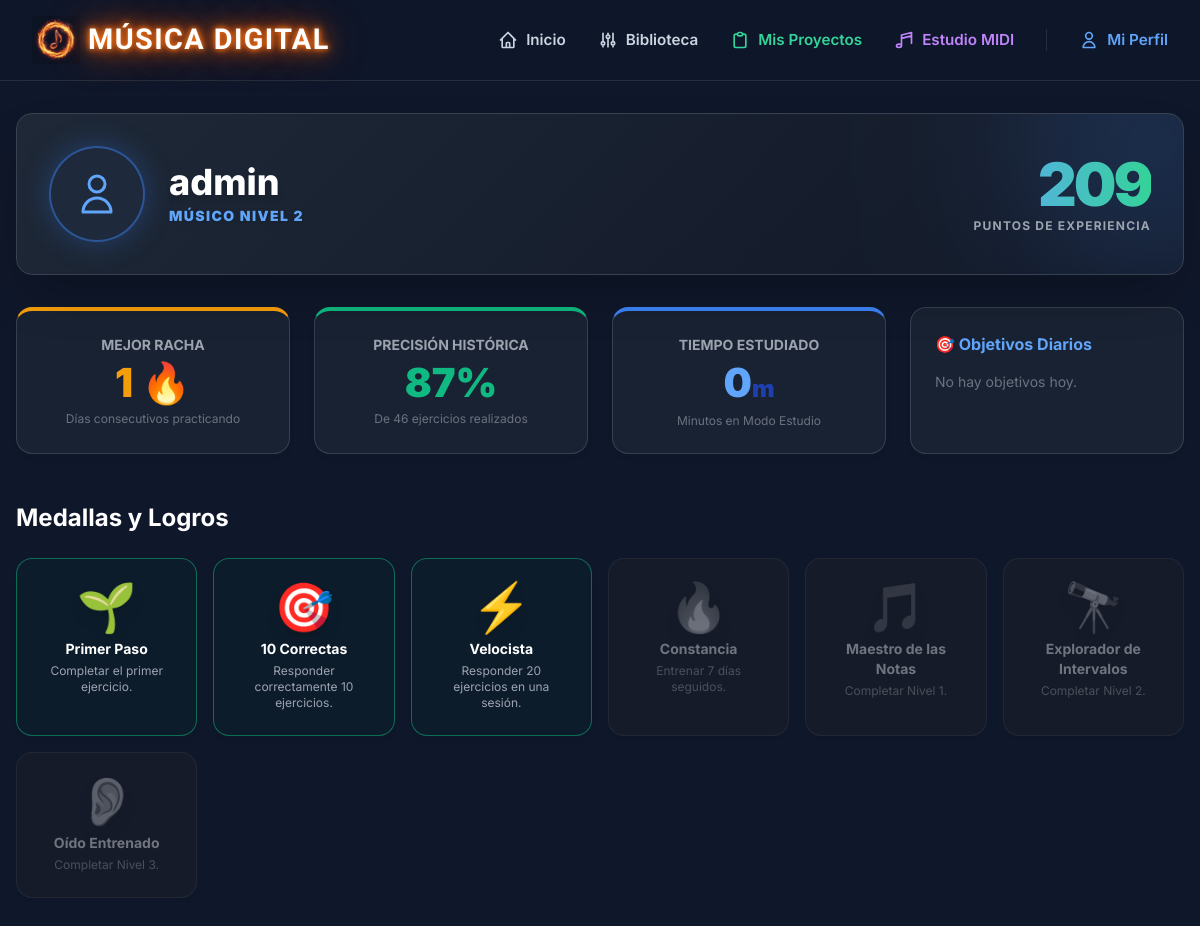
Page /perfil/ (signed in) on the earlier database version.
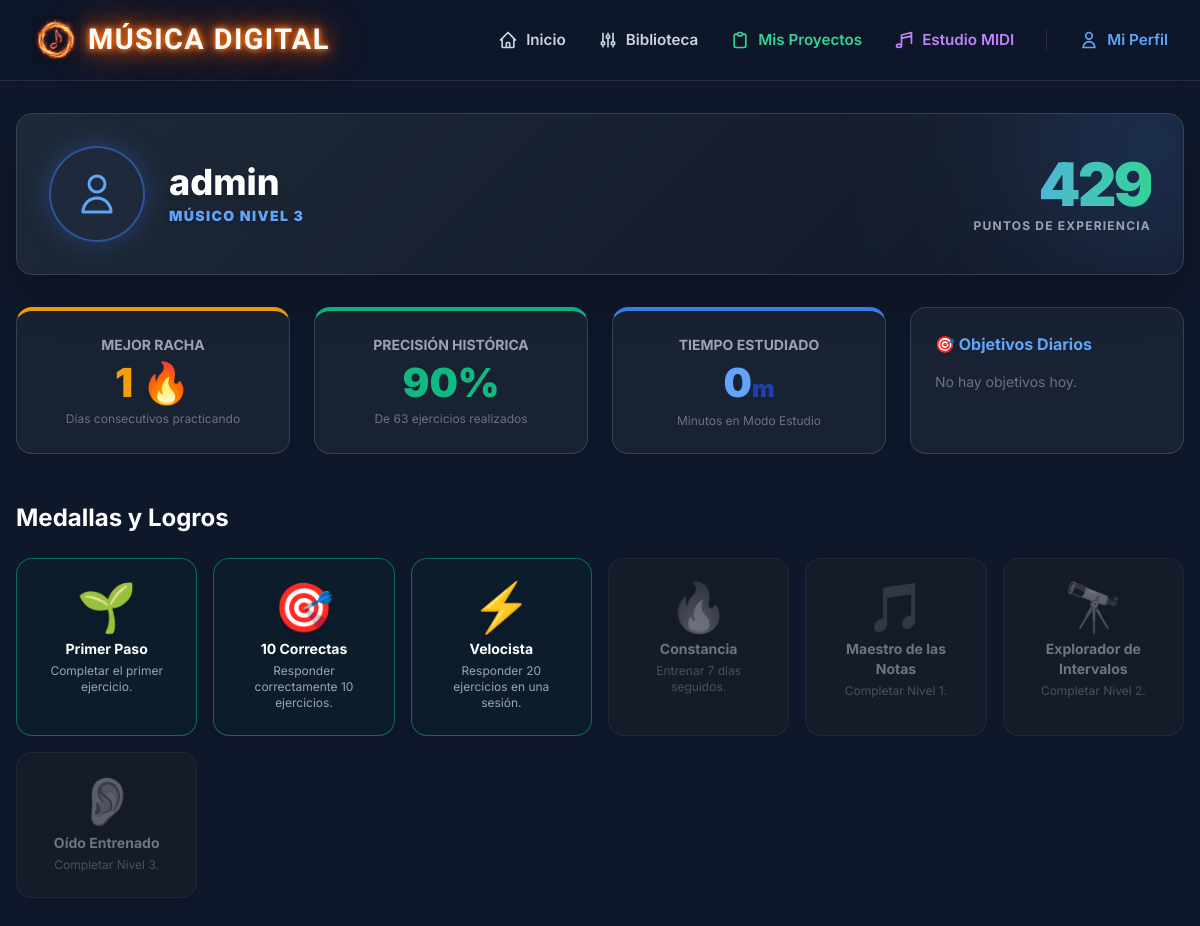
Same page on the later database version.
### trainer/models.py (models this page shows, shortened)
class UserProfile(models.Model):
    user = models.OneToOneField(User, on_delete=models.CASCADE, related_name='profile')
    total_xp = models.IntegerField(default=0)
    user_level = models.IntegerField(default=1)
    current_daily_streak = models.IntegerField(default=0)
    max_daily_streak = models.IntegerField(default=0)
    last_active_date = models.DateField(null=True, blank=True)
    max_study_time_day = models.IntegerField(default=0)
    max_sessions_day = models.IntegerField(default=0)

### trainer/views.py (the view)
# urls.py: path('perfil/', views.perfil, name='perfil'),
@login_required
def perfil(request):
    profile, _ = UserProfile.objects.get_or_create(user=request.user)
    achievements = Achievement.objects.all()
    unlocked_slugs = UserAchievement.objects.filter(user=request.user).values_list('achievement__slug', flat=True)
    all_achievements = []
    for a in achievements:
        all_achievements.append({
            'obj': a,
            'unlocked': a.slug in unlocked_slugs
        })
    scores = Score.objects.filter(user=request.user)
    total_ans = sum(s.total_answers for s in scores)
    total_corr = sum(s.correct_answers for s in scores)
    global_acc = round((total_corr / total_ans) * 100) if total_ans > 0 else 0
    study_sessions = StudySession.objects.filter(user=request.user)
    total_study_seconds = sum(s.duration_seconds for s in study_sessions)
    total_study_minutes = total_study_seconds // 60
    today = timezone.now().date()
    today_goals = UserDailyGoal.objects.filter(user=request.user, date=today)
    context = {
        'profile': profile,
        'achievements': all_achievements,
        'global_acc': global_acc,
        'total_answers': total_ans,
        'total_study_minutes': total_study_minutes,
        'today_goals': today_goals,
    }
    return render(request, 'trainer/perfil.html', context)

### templates/trainer/perfil.html (shortened to what the changed rows need)
{% extends 'base.html' %}
{% block content %}
<div class="container mx-auto px-4 py-8 max-w-7xl">
    <div class="flex items-center gap-6 mb-8 relative overflow-hidden p-8 rounded-2xl border border-gray-700 shadow-2xl" style="background: linear-gradient(135deg, rgba(31, 41, 55, 0.95) 0%, rgba(17, 24, 39, 0.98) 100%);">
        <div class="z-10">
            <h1 class="text-4xl font-extrabold text-white mb-1 drop-shadow-md">{{ user.username }}</h1>
            <div class="text-blue-400 font-black tracking-widest text-sm uppercase drop-shadow">Músico Nivel {{ profile.user_level }}</div>
        </div>
    </div>
    <div class="space-y-12">
        <div class="grid grid-cols-1 md:grid-cols-2 lg:grid-cols-4 gap-6">
            <div class="perfil-card text-center border-t-4 border-t-amber-500">
                <div class="text-sm text-gray-400 font-bold uppercase mb-2">Mejor Racha</div>
                <div class="stat-value text-amber-500">{{ profile.max_daily_streak }} 🔥</div>
                <div class="text-xs text-gray-500 mt-2">Días consecutivos practicando</div>
            </div>
            <div class="perfil-card text-center border-t-4 border-t-emerald-500">
                <div class="text-sm text-gray-400 font-bold uppercase mb-2">Precisión Histórica</div>
                <div class="stat-value text-emerald-500">{{ global_acc }}%</div>
                <div class="text-xs text-gray-500 mt-2">De {{ total_answers }} ejercicios realizados</div>
            </div>
        </div>
        <div>
            <h2 class="text-2xl font-bold text-white mb-6">Medallas y Logros</h2>
        </div>
    </div>
</div>
{% endblock %}

Differences in the rows shown:
changed UserProfile: user_level "2" → "3"
Other differences:
{{ global_acc }}: "87" → "90"
{{ total_answers }}: "46" → "63"
